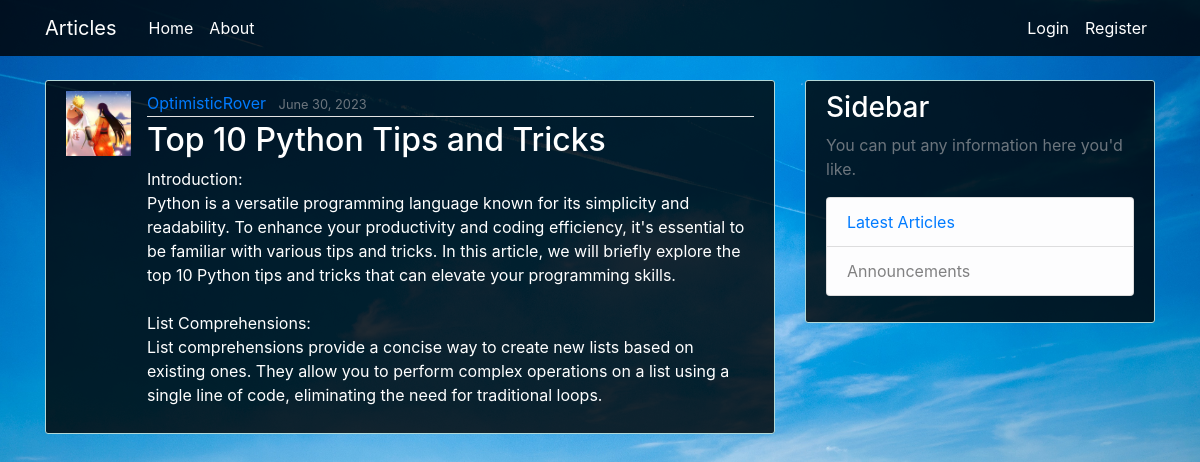
The page /post/26/ on the database its author committed.
### articles/models.py (models this page shows, shortened)
class Post(models.Model):
    title = models.CharField(max_length=100)
    content = models.TextField()
    date_posted = models.DateTimeField(
        default=timezone.now)  # auto_now_add or auto_now
    author = models.ForeignKey(User, on_delete=models.CASCADE)

### users/models.py (models this page shows, shortened)
class Profile(models.Model):
    user = models.OneToOneField(User, on_delete=models.CASCADE)
    image = models.ImageField(default="default.jpg",
                              upload_to="profile_pics")

### articles/views.py (the view)
# urls.py: path("post/<int:pk>/", PostDetailView.as_view(), name="post-detail"),
class PostDetailView(DetailView):
    model = Post

### articles/templates/articles/post_detail.html (shortened to what this page needs)
{% extends "articles/base.html" %}
{% block content %}
  <article class="media content-section">
    <img class="rounder-circle article-img" src="{{ object.author.profile.image.url }}">
    <div class="media-body">
      <div class="article-metadata">
        <a class="mr-2" href="{% url 'user-posts' object.author.username %}">{{ object.author }}</a>
        <small class="text-muted">{{ object.date_posted|date:"F d, Y" }}</small>
      </div>
      <h2 class="article-title">{{ object.title }}</h2>
      <p class="article-content">{{ object.content }}</p>
    </div>
  </article>
{% endblock content %}

### articles/static/articles/main.css (style rules this page uses)
body { background: #fafafa; color: #000000; margin-top: 5rem; }
h1, h2, h3, h4, h5, h6 { color: #FFFFFF; }
.content-section { color: #FFFFFF; background-color: rgba(0, 0, 0, 0.8); border: 1px solid #b2d8d8; }
.content-section { padding: 10px 20px; border-radius: 3px; margin-bottom: 20px; }
.article-title { color: #FFFFFF; }
.article-content { white-space: pre-line; }
.article-img { height: 65px; width: 65px; margin-right: 16px; }
.article-metadata { padding-bottom: 1px; margin-bottom: 4px; border-bottom: 1px solid #e3e3e3 }

### articles/static/articles/styles.css (style rules this page uses)
body { background: url(/static/images/nat4.jpeg) no-repeat center center fixed; background-size: cover; color: #333333; margin-top: 5rem; }

### rows shown on the page
Post: author.profile.image (placeholder picture), author "OptimisticRover", date_posted "June 30, 2023", title "Top 10 Python Tips and Tricks", content "Introduction: Python is a versatile programming language known for its simplicity and readability. To enhance your productivity and coding efficiency, it's essential to be familiar with various tips and tricks. In this article, we will briefly explore the top 10 Python tips and tricks that can elevate your programming skills. List Comprehensions: List comprehensions provide a concise way to create new lists based on existing ones. They allow you to perform complex operations on a list using a single line of code, eliminating the need for traditional loops."
